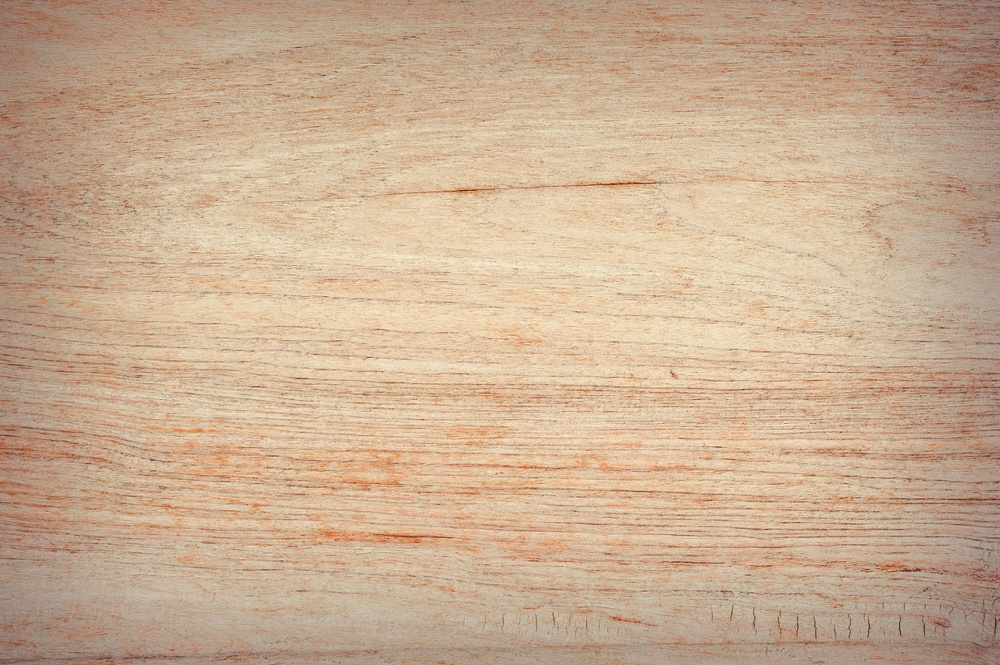
#> input picture images/wood_board.jpg, 1000 x 665 px, shrunk from 1252 x 833 before the run
$ python render.py
#> lines starting #> are read from the running program, lines starting #| are printed output that depends on the picture
import re
from PIL import Image, ImageDraw, ImageFont, ImageFilter

class Render():

    #Inicialiaze the Render class with an empty board
	#Tablero can have 3 values, 0,1,2. 0 for 9x9, 1 for 12x12 and 2 for 18x18
	def __init__(self, turn=True,tablero=0):
		self.turn = turn
		self.grid_size = (40,40)
		if(tablero==0):
			self.board = self.create_board_9()
		elif(tablero==1):
			self.board = self.create_board_13()
		else:
			self.board = self.create_board_19()
		#self.piece_locations =

    #Create an empty 9x9 Go board
	# [27 lines left out: function create_board_9, not called in this run]

	#Create an empty 13x13 Go board
	def create_board_13(self):

		board_size = 14 #Always one more than the real board size
		image_source = Image.open("images/wood_board.jpg")
#> image_source is the input picture: PIL image 1000x665 RGB; mean R, G, B 202.3, 174.1, 146.8
		area = (0, 0, self.grid_size[0]*board_size, self.grid_size[0]*board_size) # (initial x, initial y, width, height)
		board = image_source.crop(area)
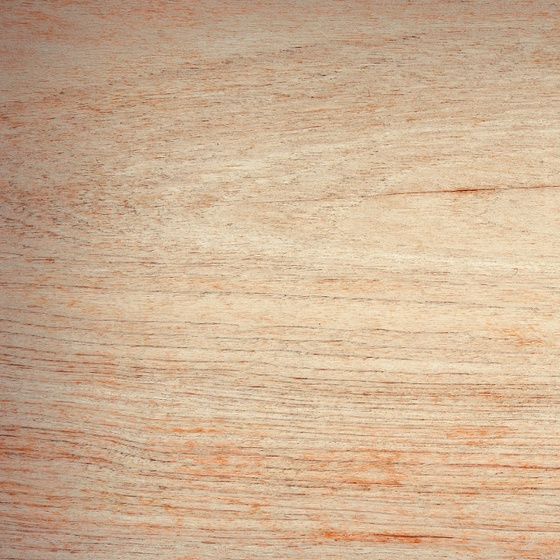
#> board: PIL image 560x560 RGB; mean R, G, B 206.6, 177, 147.6

		for i in range(1,board_size):
		    i = i * self.grid_size[0]
		    for j in range(1,board_size):
		        j = j * self.grid_size[0]
		        ImageDraw.Draw(board).line([i,j,i,self.grid_size[0]] , width=1,fill=(0,0,0))
		        ImageDraw.Draw(board).line([i,j,self.grid_size[0],j] , width=1,fill=(0,0,0))
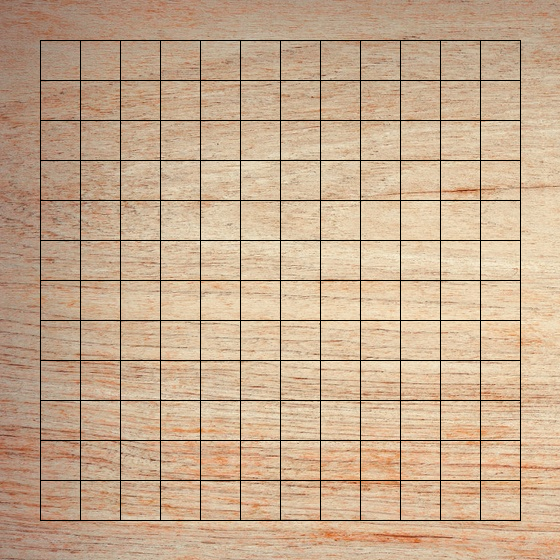
#> board: PIL image 560x560 RGB; mean R, G, B 198.3, 169.8, 141.6
#> after the loop, j = 520

		lista_de_letras =  ['A','B','C','D','E','F','G','H','J','K','L','M','O']
		lista_de_numeros = ['1','2','3','4','5','6','7','8','9','10','11','12','13']

		for i in range(0,board_size-1):
		    letra = lista_de_letras[i]
		    ImageDraw.Draw(board).text((20,1.15*(i+1)*34),letra,fill=(0,0,0))

		for i in range(0,board_size-1):
		    numero = lista_de_numeros[i]
		    ImageDraw.Draw(board).text((1.14*(i+1)*35,20),numero,fill=(0,0,0))

		return board

	#Create an empty 19x19 Go board
	# [27 lines left out: function create_board_19, not called in this run]

	def show_board(self):
		self.board.show()


Tablero = Render(tablero=1)

Tablero.show_board()
